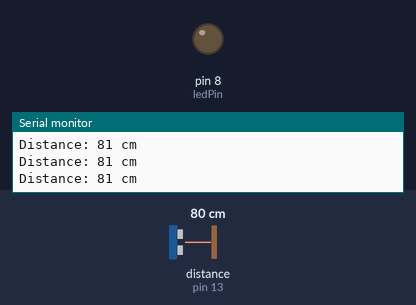
This sketch was run on a simulated Arduino Uno, built with avr-gcc and run on an emulated ATmega328P. Parts: output pins drawn as LEDs (lit = HIGH), the last lines printed to the serial monitor. The inputs (shaded band) are chosen by the test bench; at power-on: distance to the obstacle (sensor on pin 13) 80 cm. The echo pulse lasts 58.3 µs per cm.

Above: at 1.3 s.
1.4 s: distance to the obstacle (sensor on pin 13) set to 12 cm
2.9 s: distance to the obstacle (sensor on pin 13) set to 9 cm
At 3.6 s:
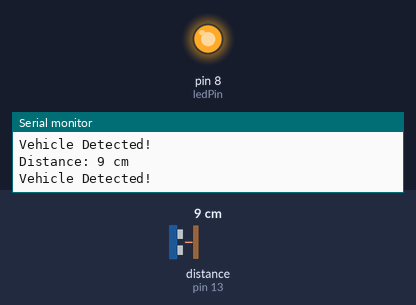
4.5 s: distance to the obstacle (sensor on pin 13) set to 18 cm
At 5.0 s:
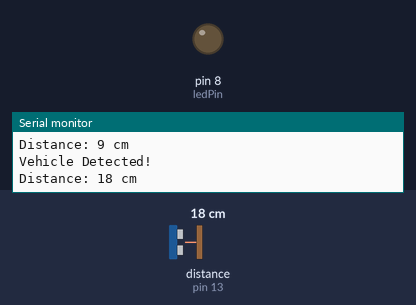
6.0 s: distance to the obstacle (sensor on pin 13) set to 2 cm
At 6.3 s:
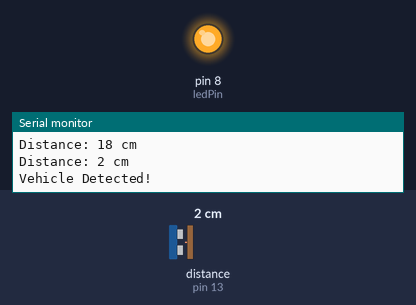
Timing chart, 0 to 8.5 s (numbered marks = the images above; inputs shaded):
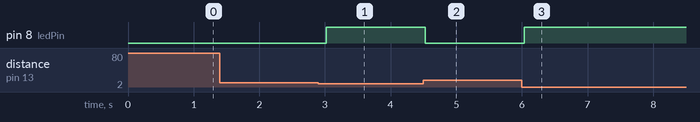

Measured:
- the behaviour switches between 11 and 10 cm on distance to the obstacle (sensor on pin 13) (found by bisection; images 0 and 1)
- after the input at 2.9 s, pin 8 (ledPin): LOW → HIGH after 0.12 s
- after the input at 4.5 s, pin 8 (ledPin): HIGH → LOW at once
- after the input at 6.0 s, pin 8 (ledPin): LOW → HIGH at once

The sketch:

vehicle_detection.ino
```cpp
#include <NewPing.h>  // Include the NewPing library for ultrasonic sensor

// Define pins for ultrasonic sensor
const int trigPin = 12;
const int echoPin = 13;

// Set maximum distance for ultrasonic sensor (in cm)
#define MAX_DISTANCE 200
NewPing sonar(trigPin, echoPin, MAX_DISTANCE);

// Define pin for LED (indicating nearby vehicle detection)
const int ledPin = 8;

void setup() {
  Serial.begin(9600);   // Start the serial communication
  pinMode(ledPin, OUTPUT);  // Set the LED pin as output
}

void loop() {
  // Get the distance from the ultrasonic sensor
  long distance = sonar.ping_cm();  // Get the distance in cm

  // Print the distance to the Serial Monitor
  Serial.print("Distance: ");
  Serial.print(distance);
  Serial.println(" cm");

  // If a vehicle is detected within 10 cm range, turn on LED (representing V2V detection)
  if (distance > 0 && distance <= 10) {
    digitalWrite(ledPin, HIGH);  // Turn on LED to indicate nearby vehicle
    Serial.println("Vehicle Detected!");
  } else {
    digitalWrite(ledPin, LOW);   // Turn off LED when no vehicle is detected
  }

  delay(500);  // Delay to avoid rapid pinging
}
```
